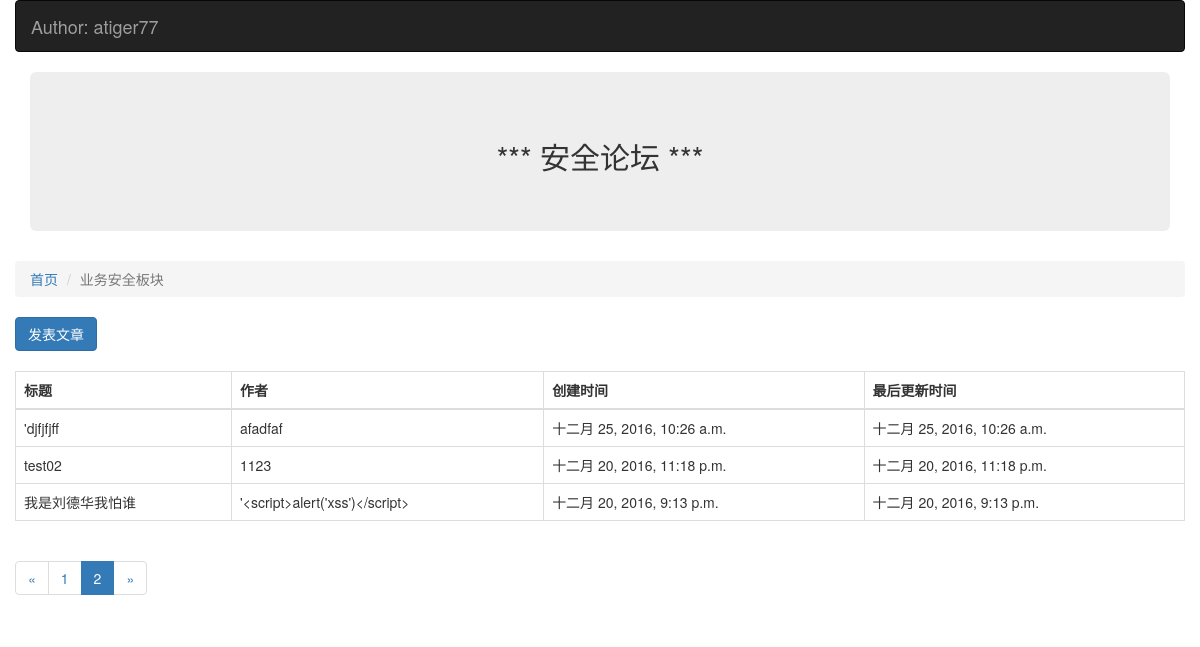
Page /article/list/1?page_no=2 on the committed database.
### Block/models.py (models this page shows, shortened)
class Block(models.Model):
    name = models.CharField(u"板块名称",max_length=60)
    desc = models.CharField(u"板块描述",max_length=100)
    manager =  models.CharField(u"管理员名称",max_length=30)
    status = models.IntegerField(u"状态",choices=((0,"正常"),(1,"删除")))
    class Meta:
        verbose_name = "板块"
        verbose_name_plural = "板块"

### Article/models.py (models this page shows, shortened)
class Article(models.Model):
    owner = models.ForeignKey(User,verbose_name="作者")
    block = models.ForeignKey(Block,verbose_name="板块ID")
    title = models.CharField(u"文章名称",max_length=100)
    content = models.CharField(u"文章描述",max_length=500)
    status = models.IntegerField(u"状态",choices=((0,"正常"),(1,"删除")))
    create_timestamp = models.DateTimeField('创建时间',auto_now_add=True)
    last_update_timestamp = models.DateTimeField('最后更新时间',auto_now=True)
    class Meta:
        verbose_name = "文章"
        verbose_name_plural = "文章"

### Article/views.py (the view)
# urls.py: url(r'^list/(?P<block_id>\d+)', article_list),
def article_list(request,block_id):
    block_id = int(block_id)
    block = Block.objects.get(id=block_id)
    '''实现分页器功能'''
    article_cnt_1page = 3
    page_no = int(request.GET.get("page_no","1"))
    all_articles = Article.objects.filter(block=block,status=0).order_by("-id")
    p = Paginator(all_articles, article_cnt_1page)
    page = p.page(page_no)
    article_objs = page.object_list
    return render(request,"article_list.html",{"articles":article_objs,"b":block,"page":page})

### Article/templates/article_list.html (shortened to what this page needs)
{% extends "base.html" %}
{% block content %}
<ol class="breadcrumb">
  <li><a href="/">首页</a></li>
  <li class="active">{{ b.name }}</li>
</ol>
<a href="/article/create/{{ b.id }}" class="btn btn-primary">发表文章</a>
<br>
<br>
<table class="table table-bordered">
  <thead>
    <th>标题</th>
    <th>作者</th>
    <th>创建时间</th>
    <th>最后更新时间</th>
  </thead>
  <tbody>
    {% for article in articles %}
    <tr>
        <td>{{ article.title }}</td>
        <td>{{ article.content }}</td>
        <td>{{ article.create_timestamp }}</td>
        <td>{{ article.last_update_timestamp }}</td>
    </tr>
   {% endfor%}
  </tbody>
</table>
<nav>
  <ul class="pagination">
    <li>
        {% if page.has_previous %}
        <a href="?page_no={{ page.previous_page_number }}">&laquo;</a>
        {% endif %}
    </li>
    {% for i in page.paginator.page_range %}
    <li {% if page.number == i %}class="active"{% endif %}>
        <a href="?page_no={{ i }}">{{ i }}</a>
    </li>
    {% endfor %}
    <li>
       {% if not page.has_next %}
        <a href="">&raquo;</a>
       {% endif %}
    </li>
  </ul>
</nav>
{% endblock %}

### rows in the picture
Block: name "业务安全板块"
Article: title "'djfjfjff", content "afadfaf", create_timestamp "十二月 25, 2016, 10:26 a.m.", last_update_timestamp "十二月 25, 2016, 10:26 a.m."
Article: title "test02", content "1123", create_timestamp "十二月 20, 2016, 11:18 p.m.", last_update_timestamp "十二月 20, 2016, 11:18 p.m."
Article: title "我是刘德华我怕谁", content "'<script>alert('xss')</script>", create_timestamp "十二月 20, 2016, 9:13 p.m.", last_update_timestamp "十二月 20, 2016, 9:13 p.m."

### other values in the picture
{{ i }} "1" "2"
